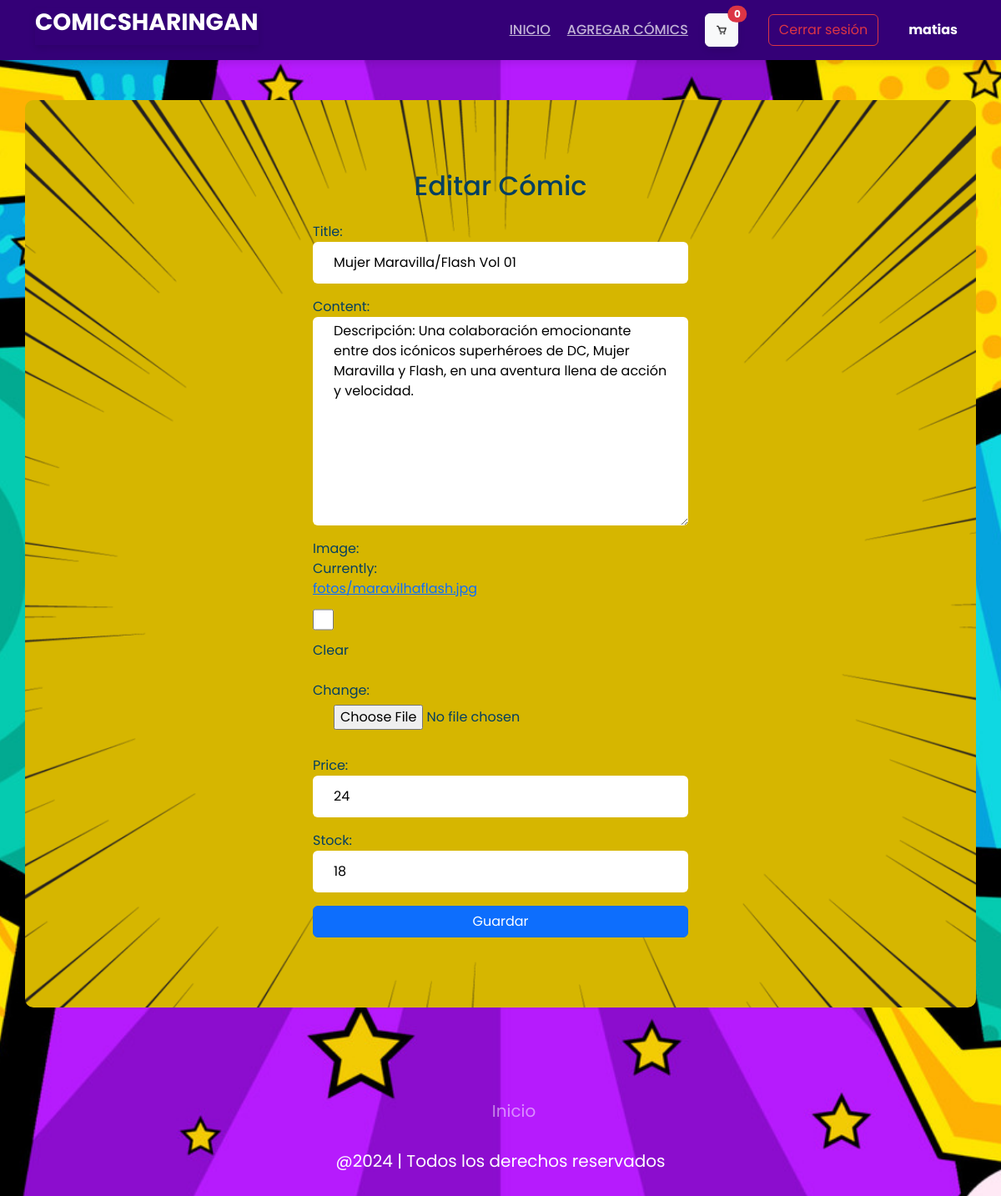
Screenshot of /editar/18/ (signed in) with the database file from the repository.
### post/models.py (models this page shows, shortened)
class Post(models.Model):
    title = models.CharField(max_length=250)
    content = models.TextField()
    image = models.ImageField(blank=True,null=True,upload_to='fotos/')
    price = models.IntegerField(default=0)
    stock = models.PositiveIntegerField(default=0)

### post/views.py (the view)
# urls.py: path('editar/<int:pk>/', editar, name='editar'),
@admin_required
def editar(request,pk):
    post = get_object_or_404(Post,pk=pk)
    if request.method == "POST":
        form = FormularioJuego(request.POST,request.FILES,instance=post)
        if form.is_valid():
            form.save()
            return redirect('index')
    else:
        form = FormularioJuego(instance=post)
    return render(request,'editar.html',{'form': form})

### post/forms.py
class FormularioJuego(forms.ModelForm):
    class Meta:
        model = Post
        fields = ['title','content','image','price', 'stock']

### post/templates/editar.html (shortened to what this page needs)
{% load static %}
<!DOCTYPE html>
<html lang="en">
<head>
    <link rel="stylesheet" href="{% static 'css/style_game.css' %}">
    <link rel="stylesheet" href="{% static 'css/style.css' %}">
    <link href="https://cdn.jsdelivr.net/npm/bootstrap@5.3.3/dist/css/bootstrap.min.css" rel="stylesheet">
</head>
<body>
  <header id="header" class="">
    <div class="container">
        <h1 class="logo"><a href="{% url 'index' %}">ComicSharingan</a></h1>
        <nav class="nav-menu" id="nav-menu">
            <ul>
                <li class="active"><a href="{% url 'index' %}">Inicio</a></li>
                {% if user.is_authenticated %}
                    {% if user.is_authenticated and user.is_staff %}
                        <li><a href="{% url 'agregar' %}">Agregar cómics</a></li>
                    {% endif %}
                    <li>
                        <a href="{% url 'ver_carrito' %}" class="btn btn-light cart-button position-relative">
                            <img src="{% static 'img/carrito.png' %}" alt="Carrito de compras" class="carimg">
                            <span class="cart-item-count position-absolute top-0 start-100 translate-middle badge rounded-pill bg-danger">
                                {% if item.quantity > 0 %}
                                    {{ item.quantity }}
                                {% else %}
                                    0
                                {% endif %}
                            </span>
                        </a>
                    </li>
                    <li>
                        <form action="{% url 'logout' %}" method="post">
                            <button type="submit" class="btn btn-outline-danger ms-3">Cerrar sesión</button>
                        </form>
                    </li>
                    <li>
                        <p class="username ms-3 mb-0">{{ user.username }}</p>
                    </li>
                {% else %}
                    <li><a href="{% url 'login' %}" class="btn btn-outline-primary ms-3">Iniciar sesión</a></li>
                    <li><a href="{% url 'register' %}" class="btn btn-outline-success ms-3">Registrarse</a></li>
                {% endif %}
            </ul>
        </nav>
    </div>
</header>
    <div class="container mt-5 inises">
        <h2 class="text-center mb-4">Editar Cómic</h2>
        <form method="POST" enctype="multipart/form-data" id="editarComics">
            {{ form.as_p }}
            <button type="submit" class="btn btn-primary w-100">Guardar</button>
        </form>
    </div>
    <footer class="footer">
        <ul class="social-icon">
          <li class="icon-elem">
          </li>
          <li class="icon-elem">
          </li>
          <li class="icon-elem">
          </li>
          <li class="icon-elem">
          </li>
        </ul>
        <ul class="menu">
          <li class="menu-elem">
            <a href="{% url  'index' %}" class="menu-icon"> Inicio </a>
          </li>
        </ul>
        <p class="text">@2024 | Todos los derechos reservados</p>
      </footer>
</body>
</html>

### post/static/post/css/style_game.css (style rules this page uses)
body { background-image: url("../img/background.jpg"); background-size: cover; background-attachment: fixed; background-repeat: no-repeat; background-position: center center; margin: 0; min-height: 100vh; padding-top: 72px; font-family: "Roboto", sans-serif; background-color: #f4f4f9; color: #333; }
#header { background: rgb(52, 0, 119); padding: 10px 30px; display: flex; align-items: center; justify-content: space-between; flex-wrap: wrap; box-shadow: 0 4px 8px rgba(0, 0, 0, 0.1); }
#header .container { display: flex; align-items: center; width: 100%; flex-wrap: wrap; }
#header .nav-menu { display: flex; align-items: center; margin-left: auto; }
#header .nav-menu ul { display: flex; align-items: center; list-style: none; margin: 0; padding: 0; }
#header .nav-menu ul li { margin: 0 10px; }
#header .nav-menu a { color: rgba(255, 255, 255, 0.7); font-size: 16px; font-weight: 500; text-transform: uppercase; transition: color 0.3s; }
#header .nav-menu button { margin-left: 15px; }
#header .logo { font-size: 28px; font-weight: 700; text-transform: uppercase; color: rgb(255, 255, 255); }
#header .logo a { color: rgb(255, 255, 255); text-decoration: none; }
.cart-button { width: 40px; height: 40px; display: flex; align-items: center; justify-content: center; background: white; border-radius: 50%; box-shadow: 0 4px 8px rgba(0, 0, 0, 0.1); transition: transform 0.2s; }
.cart-button img { width: 70%; height: 70%; object-fit: contain; }
.username { color: white; margin-left: 15px; font-size: 16px; font-weight: bold; }
.btn-outline-danger, .btn-outline-primary, .btn-outline-success { border-width: 2px; border-radius: 4px; padding: 5px 10px; transition: background-color 0.3s, color 0.3s; }
.btn-outline-danger { color: #dc3545; border-color: #dc3545; }
.container .carimg { width: 100%; height: 100%; }
.btn-primary { background-color: #007bff; color: #fff; }
body h1 { display: flex; justify-content: center; color: white; box-shadow: 0 4px 8px rgba(0, 0, 0, 0.1); padding-bottom: 10px; }

### post/static/post/css/style.css (style rules this page uses)
* { font-family: "Poppins", sans-serif; margin: 0; padding: 0; scroll-padding-top: 2rem; scroll-behavior: smooth; box-sizing: border-box; list-style: none; text-decoration: none; }
input,select,textarea { padding: 5px 25px; border-radius: 6px; min-height: 50px; border: none; }
.logo { text-decoration: none; }
:root { --main-color: #fd4646; --text-color: #171427; --bg-color: #fff; }
img { width: 100%; }
body { color: var(--text-color); background-image: url(../img/Vector4free-Pop-Art-Background-Revisi1-DP0622_generated.jpg); background-repeat: no-repeat; background-attachment: fixed; background-size: cover; }
header { position: fixed; top: 0; left: 0; width: 100%; background: var(--bg-color); box-shadow: 0 1px 4px hsl(0 4% 15%/ 10%); z-index: 100; }
.logo { font-size: 1rem; color: aliceblue; }
.inises { margin-top: 10rem; padding: 7%; background-image: url(../img/fond.webp); background-color: #d6b600; background-position: center; background-size: cover; background-attachment: fixed; background-repeat: no-repeat; color: rgb(4, 63, 97); border-radius: 10px; min-height: calc(100vh - 10rem - 50px); }
.footer { position: relative; width: 100%; padding: 50px 35px; display: flex; justify-content: center; align-items: center; flex-direction: column; margin-top: auto; }
.social-icon { display: flex; justify-content: center; align-items: center; position: relative; margin: 10px 5px; flex-wrap: wrap; }
.icon-elem { list-style: none; }
.menu { display: flex; justify-content: center; position: relative; align-items: center; margin: 10px 0; flex-wrap: wrap; }
.menu-elem { list-style: none; }
.menu-icon { color: white; font-size: 20px; display: inline-block; text-decoration: none; margin: 5px 10px; opacity: 0.5; transition: 0.3s; }
.text { color: white; text-align: center; margin-top: 15px; margin-bottom: 10px; font-size: 20px; }
#editarComics { max-width: 450px; width: 100%; margin: auto; }
#editarComics p { display: flex; flex-direction: column; }
#editarComics #image-clear_id { margin-right: auto; height: 40px; width: 25px; }

### rows the page displays
Post: title "Mujer Maravilla/Flash Vol 01", content "Descripción: Una colaboración emocionante entre dos icónicos superhéroes de DC, Mujer Maravilla y Flash, en una aventura llena de acción y velocidad.", price "24", stock "18"

### other values shown
{{ user.username }} "matias"
